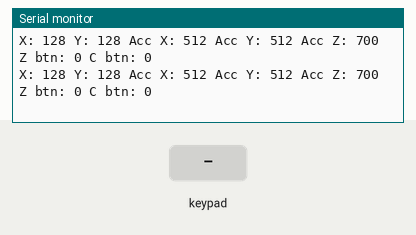
Recording of a sketch running on a simulated Arduino Uno, built with avr-gcc and run on an emulated ATmega328P. Shown: the last lines printed to the serial monitor. The test bench sets the inputs (shaded band).

Above: at 1.2 s.
1.3 s: key 'D' pressed
At 1.44 s:
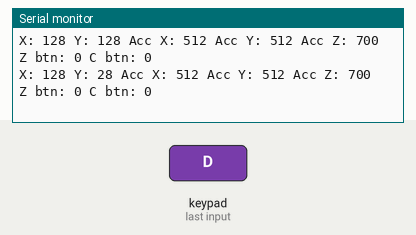
4.3 s: key 'L' pressed
At 4.45 s:
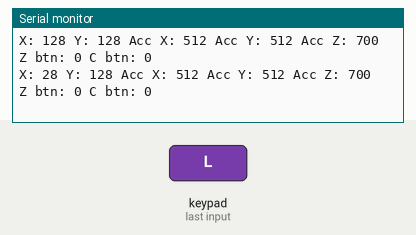
7.3 s: key 'D' pressed
At 7.47 s:
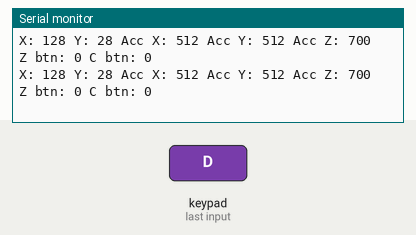
10.3 s: key 'L' pressed
At 10.55 s:
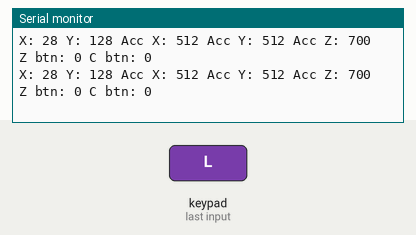

The sketch:

sketch_feb15a.ino
```cpp
#include <ArduinoNunchuk.h>

/*
  Arduino Bootcamp

  - Pan Tilt Assembly Control - Demo of taking readings from the Wii Nunchuk

 * ArduinoNunchukDemo.ino
 *
 * Copyright 2011-2013 Gabriel Bianconi, http://www.gabrielbianconi.com/
 *
 * Project URL: http://www.gabrielbianconi.com/projects/arduinonunchuk/
 *
 * by: Lee Assam
 *
 */

#include <Wire.h>
#include <ArduinoNunchuk.h>

#define BAUDRATE 9600

ArduinoNunchuk nunchuk = ArduinoNunchuk();

// SCL is connected to A5
// SDA is connected to A4
// +3.3V connected to +
// GND connected to -

void setup()
{
  Serial.begin(BAUDRATE);
  nunchuk.init();
}

void loop()
{
  nunchuk.update();

  Serial.print("X: ");
  Serial.print(nunchuk.analogX, DEC);
  Serial.print(' ');
  Serial.print("Y: ");
  Serial.print(nunchuk.analogY, DEC);
  Serial.print(' ');
  Serial.print("Acc X: ");
  Serial.print(nunchuk.accelX, DEC);
  Serial.print(' ');
  Serial.print("Acc Y: ");
  Serial.print(nunchuk.accelY, DEC);
  Serial.print(' ');
  Serial.print("Acc Z: ");
  Serial.print(nunchuk.accelZ, DEC);
  Serial.print(' ');
  Serial.print("Z btn: ");
  Serial.print(nunchuk.zButton, DEC);
  Serial.print(' ');
  Serial.print("C btn: ");
  Serial.println(nunchuk.cButton, DEC);
  delay(5);
}
```

Measured:
- after the input at 1.3 s, the serial monitor: prints a new line after 0.07 s (image 1)
- after the input at 4.3 s, the serial monitor: prints a new line after 0.09 s (image 2)
- after the input at 7.3 s, the serial monitor: prints a new line after 0.10 s (image 3)
- after the input at 10.3 s, the serial monitor: prints a new line after 0.12 s (image 4)
